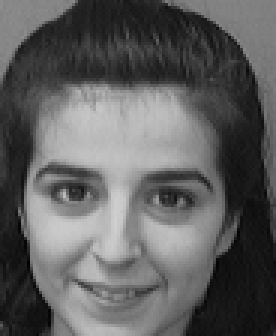
#> input picture ATT dataset/s10/1.pgm, 92 x 112 px, found by its file name (shown 3 times larger)
$ jupyter execute --allow-errors ENCM509_Project6a_Group43.ipynb
#> lines starting #> are read from the running program, lines starting #| are printed output that depends on the picture
#### **ENCM 509 Final Project**
##### Face Detection and Recognition
##### Authors: Tania Rizwan, Muhammad Haris Kashif

[cell 1]
# Choose 5-10 photos with one or two faces in it.
# • Convert to gray-scale.
# • Perform some pre-processing (such as histogram equalization, smoothing) if needed. This
# depends on the image quality.
# • Performs Face detection:
# – Investigate the original Haar cascades for the frontal face detection, by choosing 2-3 various
# values of the parameters of scalefactor, and minNeighbors. Compare the results, and draw
# conclusions.
# – Investigate the LBP-based Haar cascades for the frontal face detection, by choosing 2-3
# various values of the parameters of scale ratio, step ratio, min size, max size. Compare
# the results, and draw conclusions.
# • Evaluate the number of errors in face detection using the above approaches. Draw conclusions.
# • Creation of a Precision vs. Recall graph for each algorithm (with their best performing param-
# eters). Which algorithm is superior in performance?

# RESOURCES FOR CODE
# https://www.datacamp.com/tutorial/face-detection-python-opencv#face-detection

# Citations
# https://docs.opencv.org/4.x/d5/daf/tutorial_py_histogram_equalization.html
# https://pyimagesearch.com/2021/02/01/opencv-histogram-equalization-and-adaptive-histogram-equalization-clahe/

#### **Imports**

[cell 2]
import numpy as np
import matplotlib.pyplot as plt
import matplotlib.patches as patches
from skimage.io import imread
import cv2

#### **1. Preprocessing**
TODO: Fill this out nicely later but steps are:
1. Load 5 images for subject 1 and 2
2. Equalize them thru adaptive hist equalization
3. Normalize them

[cell 3]
# HELPER FUNCTIONS

# [48 lines left out: function image_normalizer, not called in this run]

[cell 4]
# [45 lines left out: function image_equalizer, not called in this run]

[cell 5]
# Choose 5 photos belonging to two faces each

# Specify path for dataset
path = './ATT dataset/'

# Load images for a subject
def load_images(S, subject_dir, M):
    """
    Load images from the ATT dataset and place them in an array

    Parameters:
    S - empty matrix of size (rows x cols) x M to store images
    subject_dir - directory for subject to load images from
    M - number of images to load

    Returns:
    S - matrix filled with images from dataset
    """


    plt.figure(figsize=(12, 3))
    for i in range(1,M+1):
        img = imread(path + f'{subject_dir}/' + '{}.pgm'.format(i), as_gray=True)
        irow, icol = img.shape

        plt.subplot(1, M, i)
        plt.imshow(img, cmap='gray')
        plt.axis('off')
        plt.title(f"Image {i}")

        # reshape(img',irow*icol,1);
        # creates a (N1*N2)x1 vector
        temp = np.reshape(img, (irow*icol,1))
        S[:,i-1] = temp[:,0]
    # after finishing the sequence, S is a N1*N2xM matrix
    plt.suptitle(f"Dataset for Subject {subject_dir}")
    plt.tight_layout()  # Leave space for suptitle

    print('Size of each image:', img.shape, np.multiply(img.shape[0], img.shape[1]))
    return S

[cell 6]
# [37 lines left out: function visualize_ground_truth, not called in this run]

[cell 7]
# Load and preprocess images for Subject 1

# 1. Load images
M = 5 # Num of photos to load
img1 = imread(path + 's1/' + '1.pgm', as_gray=True) # Get dimensions of one image
#> img1 is the input picture: shape (112, 92); min 1, max 207, mean 95.1
irow1, icol1 = img1.shape # Get the number of rows (irow) and columns (icol). These values must to be the same for all images
#> irow1 = 112; icol1 = 92
S1 = np.zeros((irow1*icol1, M)) # Allocation of matrix that will have all images
#> (the rest of this cell did not finish here and is left out)

#> in load_images, `temp = np.reshape(img, (irow*icol,1))`: temp = 10304 values, max 207 at index 6662, min 1 at index 8013, mean 95.1

# 2. Histogram of original dataset
plt.figure()
plt.hist(S1, bins = 10, density = False)
plt.title("Histogram of Dataset (Original): Subject 1")
plt.xlabel("Pixel Intensity")
plt.ylabel("Frequency")
plt.legend()

# 3. Equalize the image for contrast enhancement and plot histogram
S1_eq = image_equalizer(S = S1, M = M, irow = irow1, icol = icol1)

# 4. Normalize the image and plot histogram
S1_processed = image_normalizer(S = S1_eq, M = M, irow = irow1, icol = icol1)

[cell 8]
gt_subject1 = [
    [(12, 20, 68, 84)],  # Image 1
    [(5, 20, 85, 84)],  # Image 2
    [(12, 20, 68, 84)],  # Image 3
    [(2, 20, 68, 84)],  # Image 4
    [(5, 20, 80, 84)]   # Image 5
]
#> gt_subject1 = [[(12, 20, 68, 84)], [(5, 20, 85, 84)], [(12, 20, 68, 84)], [(2, 20, 68, 84)], [(5, 20, 80, 84)]]

#> (the rest of this cell did not finish here and is left out)

[cell 9]
# Load and preprocess images for Subject 2

# 1. Load images
M = 5 # Num of photos to load
img2 = imread(path + 's2/' + '1.pgm', as_gray=True) # Get dimensions of one image
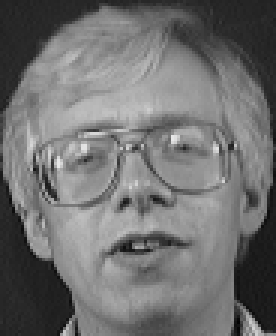
#> input picture ATT dataset/s2/1.pgm, 92 x 112 px (shown 3 times larger)
#> img2 is the input picture: shape (112, 92); min 3, max 231, mean 112
irow2, icol2 = img2.shape # Get the number of rows (irow) and columns (icol). These values must to be the same for all images
#> irow2 = 112; icol2 = 92
S2 = np.zeros((irow2*icol2, M)) # Allocation of matrix that will have all images
#> (the rest of this cell did not finish here and is left out)


# 2. Histogram of original dataset
plt.figure()
plt.hist(S2, bins = 10, density = False)
plt.title("Histogram of Dataset (Original): Subject 2")
plt.xlabel("Pixel Intensity")
plt.ylabel("Frequency")
plt.legend()

# 3. Equalize the image for contrast enhancement and plot histogram
S2_eq = image_equalizer(S = S2, M = M, irow = irow2, icol = icol2)

# 4. Normalize the image and plot histogram
S2_processed = image_normalizer(S = S2_eq, M = M, irow = irow2, icol = icol2)

[cell 10]
gt_subject2 = [
    [(12, 20, 68, 84)],  # Image 1
    [(12, 20, 68, 84)],  # Image 2
    [(12, 20, 68, 84)],  # Image 3
    [(12, 20, 68, 84)],  # Image 4
    [(12, 20, 68, 84)]   # Image 5
]
#> gt_subject2 = [[(12, 20, 68, 84)], [(12, 20, 68, 84)], [(12, 20, 68, 84)], [(12, 20, 68, 84)], [(12, 20, 68, 84)]]

#> (the rest of this cell did not finish here and is left out)

#### **Performance Metrics**

[cell 11]
# [30 lines left out: function compute_iou, not called in this run]

# CITATION: https://pyimagesearch.com/2016/11/07/intersection-over-union-iou-for-object-detection/

[cell 12]
# [42 lines left out: function evaluate_detection, not called in this run]

#### **Algorithm 1: Haar-Cascades**

[cell 13]
# Citations:
# https://www.datacamp.com/tutorial/face-detection-python-opencv#face-detection


# Load the pre-trained Haar Cascade classifier
frontal_haar_cascade = cv2.CascadeClassifier(
    cv2.data.haarcascades + "haarcascade_frontalface_default.xml"
)

profile_haar_cascade = cv2.CascadeClassifier(
    cv2.data.haarcascades + 'haarcascade_profileface.xml'
)

[cell 14]
# Perform face detection

def haar_cascade_detector(subj, S, M, irow, icol):
    """
    Perform face detection using the Haar Cascade frontal face classifier.

    Parameters:
    S - dataset of matrix with images of faces
    M - number of images
    """
#> called with subj = 1, S = array of shape (10304, 5), M = 5, irow = 112, icol = 92

    plt.figure(figsize = (15, 3))
    for i in range(M):
        temp = S[:,i] # Load image i (flattened) - 1D vector
        img = np.reshape(temp, (irow, icol)) # Reshape to 2D matrix
        img = img.astype(np.uint8) # Convert to uint8

        face_frontal = frontal_haar_cascade.detectMultiScale(img, scaleFactor = 1.05, minNeighbors = 3, minSize = (40, 40))
        face = face_frontal

        # if face is None:
        #     face_profile = profile_haar_cascade.detectMultiScale(img, scaleFactor = 1.05, minNeighbors = 3, minSize = (30, 30))
        #     face = face_profile

        for (x, y, w, h) in face:
            cv2.rectangle(img, (x, y), (x + w, y + h), (0, 0, 0), 2)


        plt.subplot(1, M, i + 1) # Create subplot as: 1 row, M columns, index i + 1
        plt.imshow(img, cmap = 'gray')
        plt.axis('off')
#> img: shape (112, 92); every value is 0

    plt.suptitle(f"Haar-Cascade Face Detection for Subject {subj}")
    plt.tight_layout(rect=[0, 0.03, 1, 0.95])  # Leave space for suptitle    plt.tight_layout()
    plt.show()
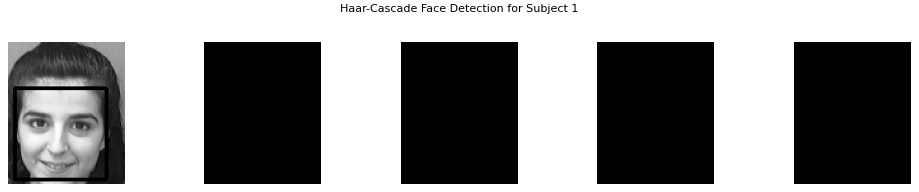
#> figure drawn by matplotlib, 5 panels


haar_cascade_detector(subj = 1, S = S1, M = M, irow = irow1, icol = icol1)
haar_cascade_detector(subj = 2, S = S2, M = M, irow = irow2, icol = icol2)
#> call 2 of haar_cascade_detector, with subj = 2, S = array of shape (10304, 5), M = 5, irow = 112, icol = 92
#> in haar_cascade_detector (call 2), `plt.show()`:
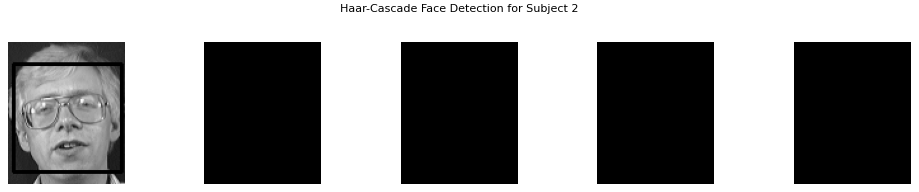
#> figure drawn by matplotlib, 5 panels
